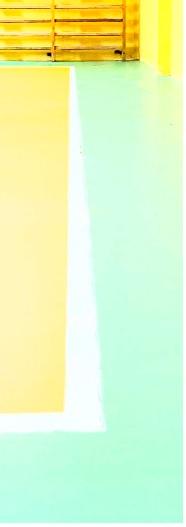
#> input picture Region_de_interes/marco.png, 186 x 527 px
$ python regiondeinteres.py
#> lines starting #> are read from the running program, lines starting #| are printed output that depends on the picture; after the words box and inside, x2 and y2 are one past the last pixel; in counts of white or black regions, pixels touching at a corner belong together
import cv2
import numpy as np

# Cargar la imagen o video
frame = cv2.imread('marco.png')  # O carga de un video
#> frame is the input picture: shape (527, 186, 3); mean B, G, R 191.4, 246.8, 223.9

# Definir los puntos de la ROI
# Formato: (x, y)
puntos_roi = [(68, 62), (75, 62), (105, 430), (65, 430)]

# Crear una máscara negra del mismo tamaño que la imagen
mask = np.zeros_like(frame)

# Dibujar la ROI en la máscara
cv2.fillPoly(mask, [np.array(puntos_roi)], (255, 255, 255))
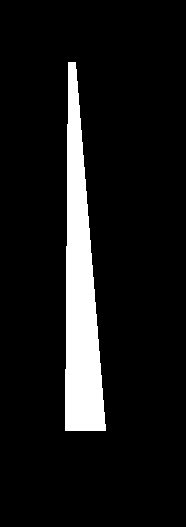
#> mask: shape (527, 186, 3); 9.2% white; 1 white region, box (x1, y1, x2, y2) and area: (65, 62, 106, 431) 9040

# Aplicar la máscara a la imagen original
roi_frame = cv2.bitwise_and(frame, mask)

# Mostrar la imagen con la ROI
cv2.imshow('ROI', roi_frame)
cv2.waitKey(0)
cv2.destroyAllWindows()
